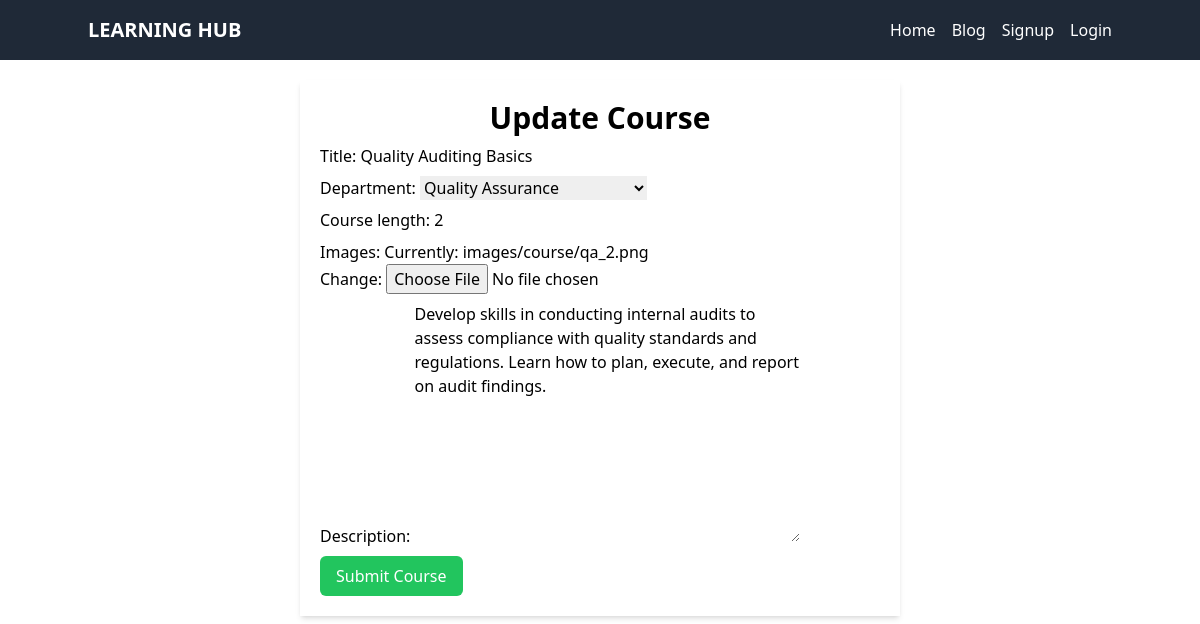
/update_course/9, run on the app's committed database.
### dashboard/models.py (models this page shows, shortened)
class CourseCreateModel(models.Model):
    user = models.ForeignKey(User, on_delete=models.CASCADE)
    title = models.CharField(max_length=50, unique=True)
    department = models.CharField(choices=DEPARTMENT, max_length=40)
    course_length = models.IntegerField()
    images = models.ImageField(upload_to='images/course')
    description = models.TextField(max_length=250)
    created_at = models.DateTimeField(auto_now_add=True)
    updated_at = models.DateTimeField(auto_now=True)

### dashboard/views.py (the view)
# urls.py: path('update_course/<int:pk>', views.UpdateCourse.as_view(), name='update_course'),
class UpdateCourse(UpdateView):
    template_name = 'dashboard/update_course.html'
    model = CourseCreateModel
    form_class = CourseModelForm
    success_url = reverse_lazy('dashboard')

### dashboard/forms.py
class CourseModelForm(forms.ModelForm):
    class Meta:
        model = CourseCreateModel
        fields = ['title', 'department', 'course_length', 'images', 'description']

### dashboard/templates/dashboard/update_course.html (shortened to what this page needs)
{% extends "base.html" %}
{% load crispy_forms_tags %}
{% load tailwind_filters%}
{% block content %}
  <div class="w-[50%] mx-auto shadow-md p-5 mt-5">
    <h3 class="text-center text-3xl font-bold">Update Course</h3>
  <form action="" method="post" enctype="multipart/form-data"
 class="space-y-2">
    {{ form|crispy }}
    <input class="text-center bg-green-500 text-white py-2 px-4 rounded-md" type="submit" value="Submit Course" />
  </form>
</div>
{% endblock content %}

### data on the page
CourseCreateModel: title "Quality Auditing Basics", department "Quality Assurance", course_length "2", description "Develop skills in conducting internal audits to assess compliance with quality standards and regulations. Learn how to plan, execute, and report on audit findings."
